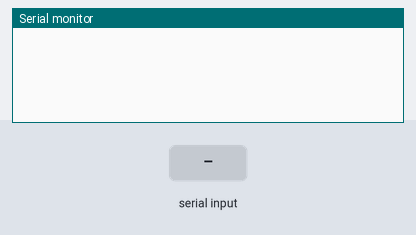
Bench run of a sketch on a simulated Arduino Uno, built with avr-gcc and run on an emulated ATmega328P. Parts: the last lines printed to the serial monitor. Inputs (shaded band) come from the test bench.

Above: at 1.2 s.
1.3 s: "0\n" received over Serial
At 1.8 s:
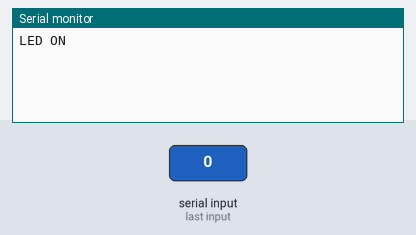
2.8 s: "0\n" received over the second serial link
At 4.0 s:
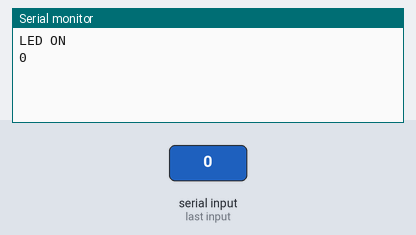
4.3 s: byte 48 ('0') received over Serial
At 5.2 s:
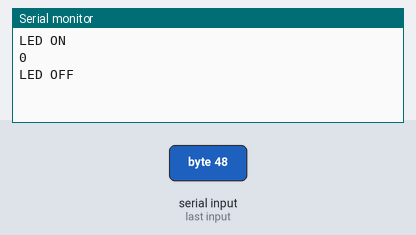
5.8 s: "1\n" received over the second serial link
At 6.3 s:
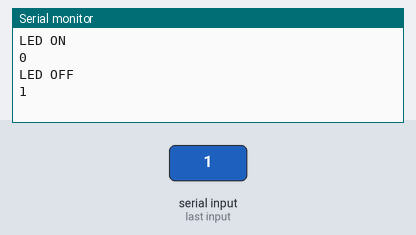

Measured:
- after the input at 1.3 s, the serial monitor: prints a new line at once (image 1)
- after the input at 2.8 s, the serial monitor: prints a new line at once (image 2)
- after the input at 4.3 s, the serial monitor: prints a new line at once (image 3)
- after the input at 5.8 s, the serial monitor: prints a new line at once (image 4)

The sketch:

LED_Serial_HC12_Control.ino
```cpp
/*  HC12 Send/Receive Example Program 1
    By Mark J. Hughes
    for AllAboutCircuits.com

    Connect HC12 "RXD" pin to Arduino Digital Pin 4
    Connect HC12 "TXD" pin to Arduino Digital Pin 5
    Connect HC12 "Set" pin to Arduino Digital Pin 6

    Do not power over USB.  Per datasheet,
    power HC12 with a supply of at least 100 mA with
    a 22 uF - 1000 uF reservoir capacitor.
    Upload code to two Arduinos connected to two computers.

    Transceivers must be at least several meters apart to work.

 */

#include <SoftwareSerial.h>

const byte HC12RxdPin = 4;                  // Recieve Pin on HC12
const byte HC12TxdPin = 5;                  // Transmit Pin on HC12

char SerialByteIn;

SoftwareSerial HC12(HC12TxdPin,HC12RxdPin); // Create Software Serial Port

void setup() {
  Serial.begin(9600);                       // Open serial port to computer
  HC12.begin(9600);                         // Open serial port to HC12
}

void loop() {
  if(HC12.available()){                     // If Arduino's HC12 rx buffer has data
    Serial.write(HC12.read());              // Send the data to the computer
    }
  if(Serial.available()){                   // If Arduino's computer rx buffer has data
    HC12.write(Serial.read());              // Send that data to serial
  }

  while (Serial.available()) {                  // If Arduino's computer rx buffer has data
    SerialByteIn = Serial.read();
    HC12.print(SerialByteIn);
    switch (SerialByteIn) {
      case '0': digitalWrite(LED_BUILTIN, LOW); Serial.print("LED OFF\n"); break;
      default: digitalWrite(LED_BUILTIN, HIGH); Serial.print("LED ON\n"); break;
    }
    Serial.print("\n");
  }
}
```
